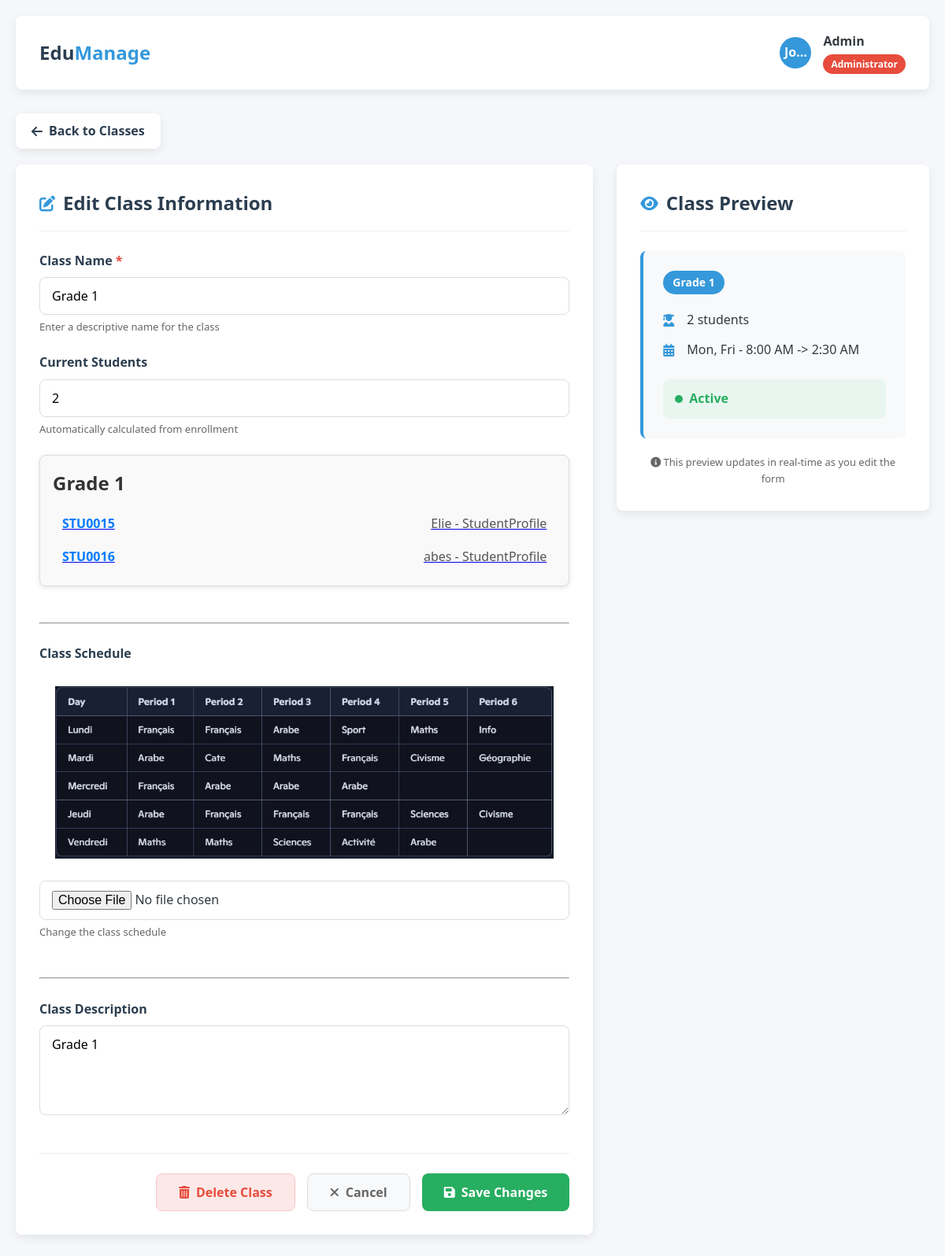
The page /classes/class_edit/1 (signed in) on the database its author committed.
### classes/models.py (models this page shows, shortened)
class Class(models.Model):
    name = models.CharField(max_length=100)
    description = models.TextField(blank=True, null=True)
    schedule_image = models.ImageField(upload_to='class_schedules/', blank=True, null=True)
    created_at = models.DateTimeField(auto_now_add=True)
    updated_at = models.DateTimeField(auto_now=True)
    class Meta:
        verbose_name = 'Class'
        verbose_name_plural = 'Classes'

### users/models.py (models this page shows, shortened)
class BaseProfile(models.Model):
    user = models.OneToOneField(User, on_delete=models.CASCADE, related_name='%(class)s_profile')
    bio = models.TextField(blank=True, verbose_name="Biography")
    avatar = models.ImageField(upload_to='avatars/', blank=True, null=True, verbose_name="Profile Picture")
    date_of_birth = models.DateField(blank=True, null=True, verbose_name="Date of Birth")
    gender = models.CharField(max_length=10, choices=[
        ('male', 'Male'),
        ('female', 'Female'),
        ('other', 'Other')
    ], blank=True)
    phone_number = models.CharField(max_length=20, blank=True, verbose_name="Phone Number")
    address = models.TextField(blank=True, verbose_name="Home Address")
    city = models.CharField(max_length=100, blank=True)
    country = models.CharField(max_length=100, blank=True, default="Lebanon")
    is_active = models.BooleanField(default=True, verbose_name="Active Status")
    created_at = models.DateTimeField(auto_now_add=True, verbose_name="Created At")
    updated_at = models.DateTimeField(auto_now=True, verbose_name="Last Updated")
    class Meta:
        abstract = True
    def __str__(self):
        return f"{self.user.get_full_name() or self.user.username} - {self.__class__.__name__}"

class StudentProfile(BaseProfile):
    student_id = models.CharField(max_length=20, verbose_name="Student ID",null=True,blank=True)
    class_level = models.ForeignKey(Class, on_delete=models.SET_NULL, null=True, blank=True, verbose_name="Class Level",related_name="students")
    enrollment_date = models.DateField(default=timezone.now, verbose_name="Enrollment Date")
    expected_graduation_year = models.PositiveIntegerField(blank=True, null=True, verbose_name="Expected Graduation Year")
    parent_name = models.CharField(max_length=100, verbose_name="Parent/Guardian Name",null=True, blank=True)
    parent_email = models.EmailField(verbose_name="Parent/Guardian Email",null=True, blank=True)
    parent_phone = models.CharField(max_length=20, verbose_name="Parent/Guardian Phone",null=True, blank=True)
    parent_occupation = models.CharField(max_length=100, verbose_name="Parent Occupation",null=True, blank=True)
    medical_conditions = models.TextField(blank=True, verbose_name="Medical Conditions")
    allergies = models.TextField(blank=True, verbose_name="Allergies")
    medication = models.TextField(blank=True, verbose_name="Current Medications")
    emergency_contact_name = models.CharField(max_length=100, verbose_name="Emergency Contact Name",null=True, blank=True)
    emergency_contact_phone = models.CharField(max_length=20, verbose_name="Emergency Contact Phone",null=True, blank=True)
    attendance_rate = models.DecimalField(max_digits=5, decimal_places=2, default=100.00, verbose_name="Attendance Rate %")
    class Meta:
        verbose_name = "Student Profile"
        verbose_name_plural = "Student Profiles"
        ordering = ['class_level', 'student_id']

### classes/views.py (the view, shortened to what this page needs)
# urls.py: path('class_edit/<int:id>',views.class_edit,name="class_edit")
def class_edit(request, id):
    selected_class = get_object_or_404(Class,id=id)
    students_count= StudentProfile.objects.filter(class_level=selected_class).count()
    return render(request,'classes/class_edit.html',{'class':selected_class,'students_count':students_count})

### templates/classes/class_edit.html (shortened to what this page needs)
<!DOCTYPE html>
<html lang="en">
<head>
    <link rel="stylesheet" href="https://cdnjs.cloudflare.com/ajax/libs/font-awesome/6.4.0/css/all.min.css">
</head>
<body>
    <div class="container">
        <header class="header">
            <div class="logo-container">
                <div class="logo">Edu<span>Manage</span></div>
            </div>
            <div class="user-info">
                <div class="user-avatar">{{user.username|truncatechars:3}}</div>
                <div class="user-details">
                    <h3>Admin</h3>
                    <div class="admin-badge">Administrator</div>
                </div>
            </div>
        </header>
        <div class="nav-back">
            <a href="classes.html" class="back-btn">
                <i class="fas fa-arrow-left"></i> Back to Classes
            </a>
        </div>
        <div class="edit-container">
            <div class="form-section">
                <div class="section-title">
                    <i class="fas fa-edit"></i>
                    <h2>Edit Class Information</h2>
                </div>
                <form id="classEditForm" method="POST" enctype="multipart/form-data">
                    <div class="form-row">
                        <div class="form-group">
                            <label for="className" class="required">Class Name</label>
                            <input name="class_name" type="text" id="className" class="form-control" value="{{class.name}}" required>
                            <div class="form-help">Enter a descriptive name for the class</div>
                        </div>
                    </div>
                    <div class="form-row">
                        <div class="form-group">
                            <label for="currentStudents">Current Students</label>
                            <input type="number" id="currentStudents" class="form-control" value="{{students_count}}" min="0" max="40" readonly>
                            <div class="form-help">Automatically calculated from enrollment</div>
                        </div>
                    </div>
                     <div class="class-card">
  <h2 class="class-title">{{ class.name }}</h2>
  <ul class="student-list">
    {% for student in class.students.all %}
    <a href="{% url 'admin:users_studentprofile_change' student.id %}">
      <li class="student-item">
        <span class="student-id">{{ student.student_id }}</span>
        <span class="student-name">{{ student }}</span>
      </li>
    </a>
    {% empty %}
      <li class="no-students">No students enrolled in this class.</li>
    {% endfor %}
  </ul>
</div>
<br><hr><br>
                    <div class="form-group">
                        <label for="classSchedule">Class Schedule</label>
                        <div class="container">
                            {% if class.schedule_image %}<img src="{{class.schedule_image.url}}" alt="" style="max-width: 100%; height: auto;">{% endif %}
                        </div>
                        <input name="schedule_image" type="file" id="classSchedule" class="form-control" accept="image/*">
                        <div class="form-help">{% if class.schedule_image %}Change {% else %}Upload{% endif %}  the class schedule</div>
                    </div>
            <br><hr><br>
                    <div class="form-group">
                        <label for="classDescription">Class Description</label>
                        <textarea name="class_description" id="classDescription" class="form-control" rows="4">{{class.description}}</textarea>
                    </div>
                <div class="action-buttons">
                    <button type="button" class="btn btn-delete" id="deleteBtn">
                        <i class="fas fa-trash-alt"></i> Delete Class
                    </button>
                    <button type="button" class="btn btn-cancel" id="cancelBtn">
                        <i class="fas fa-times"></i> Cancel
                    </button>
                    <button type="submit" class="btn btn-save" id="saveBtn">
                        <i class="fas fa-save"></i> Save Changes
                    </button>
                </div>
                </form>
            </div>
            <div class="preview-section">
                <div class="section-title">
                    <i class="fas fa-eye"></i>
                    <h2>Class Preview</h2>
                </div>
                <div class="preview-card" id="classPreview">
                    <div class="preview-grade" id="previewGrade">{{class.name}}</div>
                    <div class="preview-info">
                        <div class="preview-item">
                            <i class="fas fa-user-graduate"></i>
                            <span id="previewStudents">{{students_count}} students</span>
                        </div>
                        <div class="preview-item">
                            <i class="fas fa-calendar-alt"></i>
                            <span id="previewSchedule">Mon, Fri - 8:00 AM -> 2:30 AM</span>
                        </div>
                    </div>
                    <div class="preview-status">
                        <div class="status-indicator">
                            <div class="status-dot"></div>
                            <div class="status-text" id="previewStatus">Active</div>
                        </div>
                    </div>
                </div>
                <div class="form-help" style="margin-top: 20px; text-align: center;">
                    <i class="fas fa-info-circle"></i> This preview updates in real-time as you edit the form
                </div>
            </div>
        </div>
    </div>
</body>
</html>

### rows shown on the page
Class: class_name "Grade 1", name "Grade 1", schedule_image (picture), class_description "Grade 1"
StudentProfile: student_id "STU0015", user.username "Elie - StudentProfile"
StudentProfile: student_id "STU0016", user.username "abes - StudentProfile"

### other values the page prints
{{ user.username|truncatechars:3 }} "Jo…"
{{ students_count }} "2"
